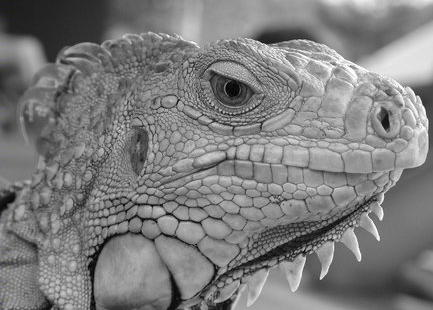
#> input picture ThiGiacMayTinh_Homework/hw2/iguana.png, 433 x 310 px
$ jupyter execute --allow-errors hw2.ipynb   (shell and % lines are left out)   (older library calls are emulated)
#> lines starting #> are read from the running program, lines starting #| are printed output that depends on the picture; after the words box and inside, x2 and y2 are one past the last pixel; in counts of white or black regions, pixels touching at a corner belong together
### ThiGiacMayTinh_Homework/hw2/edge.py
import numpy as np
import scipy
from scipy import signal, ndimage
from skimage import color
from skimage import io
import matplotlib.pyplot as plt

from filter_2 import *


def conv(image, kernel):
    """ An implementation of convolution filter.

    This function uses element-wise multiplication and np.sum()
    to efficiently compute weighted sum of neighborhood at each
    pixel.

    Args:
        image: numpy array of shape (Hi, Wi)
        kernel: numpy array of shape (Hk, Wk)

    Returns:
        out: numpy array of shape (Hi, Wi)
    """
    Hi, Wi = image.shape
    Hk, Wk = kernel.shape
    out = np.zeros((Hi, Wi))

    # For this assignment, we will use edge values to pad the images.
    # Zero padding will make derivatives at the image boundary very big,
    # whereas we want to ignore the edges at the boundary.
    pad_width0 = Hk // 2
    pad_width1 = Wk // 2
    pad_width = ((pad_width0, pad_width0), (pad_width1, pad_width1))

    padded = np.pad(image, pad_width, mode='edge')
    ### YOUR CODE HERE
    out = conv_faster(padded, kernel)
    ### END YOUR CODE

    return out


def gaussian_kernel(size, sigma):
    """ Implementation of Gaussian Kernel.

    This function follows the gaussian kernel formula,
    and creates a kernel matrix.

    Hints:
    - Use np.pi and np.exp to compute pi and exp

    Args:
        size: int of the size of output matrix
        sigma: float of sigma to calculate kernel

    Returns:
        kernel: numpy array of shape (size, size)
    """
#> called with size = 3, sigma = 1

    kernel = np.zeros((size, size))
    k = int((size - 1) / 2)
    ### YOUR CODE HERE
    for i in range(size ):  # do cong thuc toan hoc la i j ma index trong toan hoc la bat dau tu 1 => for 1 to size +1...kernel i-1 j-1 la do index matrix khac voi index math
        for j in range(size ):
            temp = -float(((i - k) ** 2 + (j - k) ** 2)) / (2 * sigma ** 2)
            kernel[i , j ] = (1 / (2 * np.pi * sigma ** 2) * np.exp(temp))

    ### END YOUR CODE
    # print(kernel)
    return kernel


def partial_x(img):
    """ Computes partial x-derivative of input img.

    Hints:
        - You may use the conv function in defined in this file.

    Args:
        img: numpy array of shape (H, W)
    Returns:
        out: x-derivative image
    """
    # img = zero_pad(img, 1, 1)
    out = np.zeros(img.shape)
    # [7 lines of commented-out code are left out]
    kernel=np.array([[0.5,0,-0.5]])
    out=conv(img,kernel)
    # print(out)
    return out


# [49 lines left out: functions partial_y, gradient, not called in this run]


def non_maximum_suppression(G, theta):
    """ Performs non-maximum suppression

    This function performs non-maximum suppression along the direction
    of gradient (theta) on the gradient magnitude image (G).

    Args:
        G: gradient magnitude image with shape of (H, W)
        theta: direction of gradients with shape of (H, W)

    Returns:
        out: non-maxima suppressed image
    """
    H, W = G.shape
    out = np.zeros((H, W))
    # Round the gradient direction to the nearest 45 degrees
    theta = np.floor((theta + 22.5) / 45) * 45
    G = zero_pad(G, 1, 1)
    # print(G)
    ### BEGIN YOUR CODE
    for x in range(H):
        for y in range(W):
            if theta[x][y] == 0:
                out[x, y] = G[x + 1, y + 1] if G[x + 1, y + 1] > G[x + 1, y + 1 + 1] and G[x + 1, y + 1] > G[x + 1, y + 1 - 1] else 0
            if theta[x][y] == 45:
                out[x, y] = G[x + 1, y + 1] if G[x + 1, y + 1] > G[x + 1 + 1, y + 1 - 1] and G[x + 1, y + 1] > G[x + 1 - 1, y + 1 + 1] else 0
            if theta[x][y] == 90:
                out[x, y] = G[x + 1, y + 1] if G[x + 1, y + 1] > G[x - 1 + 1, y + 1] and G[x + 1, y + 1] > G[x + 1 + 1, y + 1] else 0
            if theta[x][y] == 135:
                out[x, y] = G[x + 1, y + 1] if G[x + 1, y + 1] > G[x + 1 - 1, y + 1 - 1] and G[x + 1, y + 1] > G[x + 1 + 1, y + 1 + 1] else 0

    ### END YOUR CODE
    return out


# [33 lines left out: function double_thresholding, not called in this run]


def get_neighbors(y, x, H, W):
    """ Return indices of valid neighbors of (y, x)

    Return indices of all the valid neighbors of (y, x) in an array of
    shape (H, W). An index (i, j) of a valid neighbor should satisfy
    the following:
        1. i >= 0 and i < H
        2. j >= 0 and j < W
        3. (i, j) != (y, x)

    Args:
        y, x: location of the pixel
        H, W: size of the image
    Returns:
        neighbors: list of indices of neighboring pixels [(i, j)]
    """
    neighbors = []

    for i in (y - 1, y, y + 1):
        for j in (x - 1, x, x + 1):
            if i >= 0 and i < H and j >= 0 and j < W:
                if (i == y and j == x):
                    continue
                neighbors.append((i, j))

    return neighbors

def link_edges(strong_edges, weak_edges):
    """ Find weak edges connected to strong edges and link them.

    .
    Iterate over each pixel in strong_edges and perform breadth first
    search across the connected pixels in weak_edges to link them.
    Here we consider a pixel (a, b) is connected to a pixel (c, d)
    if (a, b) is one of the eight neighboring pixels of (c, d)
    Args:
        strong_edges: binary image of shape (H, W)
        weak_edges: binary image of shape (H, W)
    Returns:
        edges: numpy array of shape(H, W)
    """

    H, W = strong_edges.shape
    indice = np.stack(np.nonzero(strong_edges)).T
    # edges = np.zeros((H, W))
    edges=np.copy(strong_edges)

    ### YOUR CODE HERE
    visited=np.zeros((H,W))
    indices=[]
    for xxx in range(len(indice)):
        indices.append(indice[xxx])

    while len(indices)>0:#empty
        top = indices.pop()
        temp=get_neighbors(top[0],top[1],H,W)
        visited[top[0],top[1]]=1
        for t in temp:
            if weak_edges[t[0],t[1]] == 1:
                edges[t[0],t[1]] = 1
                if visited[t[0],t[1]] == 0:
                    indices.append(t)

    ### END YOUR CODE

    return edges

def canny(img, kernel_size=5, sigma=1.4, high=20, low=15):
    """ Implement canny edge detector by calling functions above.

    Args:
        img: binary image of shape (H, W)
        kernel_size: int of size for kernel matrix
        sigma: float for calculating kernel
        high: high threshold for strong edges
        low: low threashold for weak edges
    Returns:
        edge: numpy array of shape(H, W)
    """
    ### YOUR CODE HERE
    kernel = gaussian_kernel(kernel_size, sigma)
    smoothed = conv(img, kernel)#b1 Smoothing
    G,theta = gradient(smoothed)#b2 Finding gradients
    nms = non_maximum_suppression(G, theta) #b3 Non-maximum suppression
    strong_edges, weak_edges = double_thresholding(nms, high, low) #b4 Double thresholding
    edges = link_edges(strong_edges, weak_edges) #b5 Edge tracking by hysterisis
    ### END YOUR CODE

    return edges


# [45 lines left out: function hough_transform, not called in this run]

### ThiGiacMayTinh_Homework/hw2/hw2.ipynb
# Homework 2
*This notebook includes both coding and written questions. Please hand in this notebook file with all the outputs and your answers to the written questions.*

Bạn đã được học qua phương pháp phát hiện đường biên trong phần lý thuyết. Bài tập này sẽ giúp các bạn tự ôn tập và đánh giá về Phát hiện đường biên (Edge Detector) với bộ phương pháp Canny và Biến đổi Hough (Hough Transformation).

[cell 1]
# Setup
import numpy as np
import matplotlib.pyplot as plt
from time import time
from skimage import io

from __future__ import print_function

plt.rcParams['figure.figsize'] = (15.0, 12.0) # set default size of plots
plt.rcParams['image.interpolation'] = 'nearest'
plt.rcParams['image.cmap'] = 'gray'

# for auto-reloading extenrnal modules

print ("Huynh Bao Quoc (B1400516)")
print ("Nguyen Trung Hau (B1400493)")

## Part 1: Canny Edge Detector (85 points)
In this part, you are going to implement Canny edge detector. The Canny edge detection algorithm can be broken down in to five steps:
1. Smoothing
2. Finding gradients
3. Non-maximum suppression
4. Double thresholding
5. Edge tracking by hysterisis

### 1.1 Smoothing (10 points)
#### Implementation (5 points)
We first smooth the input image by convolving it with a Gaussian kernel. The equation for a Gaussian kernel of size $(2k+1)\times(2k+1)$ is given by:

$$h_{ij}=\frac{1}{2\pi\sigma^2}\exp{\Bigl(-\frac{(i-k)^2+(j-k)^2}{2\sigma^2}\Bigr)}, 0\leq i,j < 2k+1$$

Implement **`gaussian_kernel`** in `edge.py` and run the code below.

Làm mịn ảnh bằng bộ lọc Gauss. Hàm Gauss là một hàm liên tục, để có thể chập nó lên ảnh cần phải xấp xỉ (rời rạc hoá) nó. Hãy cài đặt hàm gaussian_kernel trong file `edge.py` để sinh ra một mặt nạ chập tương ứng.

[cell 2]
from edge import conv, gaussian_kernel

# Define 3x3 Gaussian kernel with std = 1
kernel = gaussian_kernel(3, 1)
kernel_test = np.array(
    [[ 0.05854983, 0.09653235, 0.05854983],
     [ 0.09653235, 0.15915494, 0.09653235],
     [ 0.05854983, 0.09653235, 0.05854983]]
)

# Test Gaussian kernel
if not np.allclose(kernel, kernel_test):
    print('Incorrect values! Please check your implementation.')

[cell 3]
# Test with different kernel_size and sigma
kernel_size = 5
sigma = 1.4

# Load image
img = io.imread('iguana.png', as_grey=True)
#> img: shape (310, 433) float64; min 0, max 1, mean 0.492

# Define 5x5 Gaussian kernel with std = sigma
kernel = gaussian_kernel(kernel_size, sigma)

# Convolve image with kernel to achieve smoothed effect
#> (the rest of this cell did not finish here and is left out)

#> in conv, `padded = np.pad(image, pad_width, mode='edge')`:
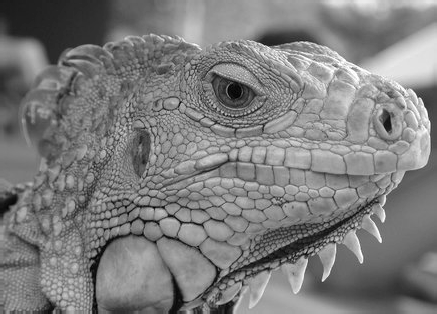
#> padded: shape (314, 437) float64; min 0, max 1, mean 0.491

plt.subplot(1,2,1)
plt.imshow(img)
plt.title('Original image')
plt.axis('off')

plt.subplot(1,2,2)
plt.imshow(smoothed)
plt.title('Smoothed image')
plt.axis('off')

plt.show()

#### Question (5 points)
What is the effect of the kernel_size and sigma?

- kernel_size kích cở mặt nạ chập gausian càng lớn và sigma càng tăng thì ảnh càng được làm mịn

### 1.2 Finding gradients (15 points)
The gradient of a 2D scalar function $I:\mathbb{R}^2\rightarrow{\mathbb{R}}$ in Cartesian coordinate is defined by:

$$\nabla{I(x,y)}=\bigl[\frac{\partial{I}}{\partial{x}},\frac{\partial{I}}{\partial{y}}\bigr],$$

where

$$
\frac{\partial{I(x,y)}}{\partial{x}}=\lim_{\Delta{x}\to{0}}\frac{I(x+\Delta{x},y)-I(x,y)}{\Delta{x}} \\
\frac{\partial{I(x,y)}}{\partial{y}}=\lim_{\Delta{y}\to{0}}\frac{I(x,y+\Delta{y})-I(x,y)}{\Delta{y}}.
$$

In case of images, we can approximate the partial derivatives by taking differences at one pixel intervals:

$$
\frac{\partial{I(x,y)}}{\partial{x}}\approx{\frac{I(x+1,y)-I(x-1,y)}{2}} \\
\frac{\partial{I(x,y)}}{\partial{y}}\approx{\frac{I(x,y+1)-I(x,y-1)}{2}}
$$

Note that the partial derivatives can be computed by convolving the image $I$ with some appropriate kernels $D_x$ and $D_y$:

$$
\frac{\partial{I}}{\partial{x}}\approx{I*D_x}=G_x \\
\frac{\partial{I}}{\partial{y}}\approx{I*D_y}=G_y
$$

#### Implementation (5 points)
Find the kernels $D_x$ and $D_y$ and implement **`partial_x`** and **`partial_y`** using `conv` defined in `edge.py`.

*-Hint: Remeber that convolution flips the kernel.*

[cell 4]
from edge import partial_x, partial_y

# Test input
I = np.array(
    [[0, 0, 0],
     [0, 1, 0],
     [0, 0, 0]]
)

# Expected outputs
I_x_test = np.array(
    [[ 0, 0, 0],
     [ 0.5, 0, -0.5],
     [ 0, 0, 0]]
)

I_y_test = np.array(
    [[ 0, 0.5, 0],
     [ 0, 0, 0],
     [ 0, -0.5, 0]]
)

# Compute partial derivatives
#> (the rest of this cell did not finish here and is left out)

#> (a cell that did not finish here is left out)

#### Question (5 points)
What is the reason for performing smoothing prior to computing the gradients?

- Vì ảnh đầu vào có thể sẽ bị nhiễu cho nên phải làm mịn sau đó tính đạo hàm sẽ có 1 outp

#### Implementation (5 points)
Now, we can compute the magnitude and direction of gradient with the two partial derivatives:

$$
G = \sqrt{G_{x}^{2}+G_{y}^{2}} \\
\Theta = arctan\bigl(\frac{G_{y}}{G_{x}}\bigr)
$$

Implement **`gradient`** in `edge.py` which takes in an image and outputs $G$ and $\Theta$.

*-Hint: Use np.arctan2 to compute $\Theta$.*

[cell 6]
from edge import gradient

#> (the rest of this cell did not finish here and is left out)

### 1.3 Non-maximum suppression (15 points)
You should be able to note that the edges extracted from the gradient of the smoothed image is quite thick and blurry. The purpose of this step is to convert the "blurred" edges into "sharp" edges. Basically, this is done by preserving all local maxima in the gradient image and discarding everything else. The algorithm is for each pixel (x,y) in the gradient image:
1. Round the gradient direction $\Theta[y,x]$ to the nearest 45 degrees, corresponding to the use of an 8-connected neighbourhood.

2. Compare the edge strength of the current pixel with the edge strength of the pixel in the positive and negative gradient direction. For example, if the gradient direction is south (theta=90), compare with the pixels to the north and south.

3. If the edge strength of the current pixel is the largest; preserve the value of the edge strength. If not, suppress (i.e. remove) the value.

Implement **`non_maximum_suppression`** in `edge.py`

Loại bỏ các điểm không phải là cự trị.
Làm tròn các hướng đến $45^o$ về 1 trong 8 hướng (0, 45, 90, 135, 180, 225, 270, 315), tương ứng với 8 lân cận của 1 pixel.

So sánh giá trị của pixel hiện tại với 2 pixel trước và sau theo hướng của gradient.

Giữ lại nó nếu nó có độ lớn lớn nhất trong 3 pixel.

[cell 7]
from edge import non_maximum_suppression

# Test input
g = np.array(
    [[0.4, 0.5, 0.6],
     [0.3, 0.5, 0.7],
     [0.4, 0.5, 0.6]]
)

# Print out non-maximum suppressed output
# varying theta
#> (the rest of this cell did not finish here and is left out)

#> (a cell that did not finish here is left out)

### 1.4 Double Thresholding (20 points)

The edge-pixels remaining after the non-maximum suppression step are (still) marked with their strength pixel-by-pixel. Many of these will probably be true edges in the image, but some may be caused by noise or color variations, for instance, due to rough surfaces. The simplest way to discern between these would be to use a threshold, so that only edges stronger that a certain value would be preserved. The Canny edge detection algorithm uses double thresholding. Edge pixels stronger than the high threshold are marked as strong; edge pixels weaker than the low threshold are suppressed and edge pixels between the two thresholds are marked as weak.

Implement **`double_thresholding`** in `edge.py`

[cell 9]
from edge import double_thresholding
low_threshold = 0.02
high_threshold = 0.03

#> (the rest of this cell did not finish here and is left out)

### 1.5 Edge tracking (15 points)

Strong edges are interpreted as “certain edges”, and can immediately be included in the final edge image. Weak edges are included if and only if they are connected to strong edges. The logic is of course that noise and other small variations are unlikely to result in a strong edge (with proper adjustment of the threshold levels). Thus strong edges will (almost) only be due to true edges in the original image. The weak edges can either be due to true edges or noise/color variations. The latter type will probably be distributed in dependently of edges on the entire image, and thus only a small amount will be located adjacent to strong edges. Weak edges due to true edges are much more likely to be connected directly to strong edges.

Implement **`link_edges`** in `edge.py`

[cell 10]
from edge import get_neighbors, link_edges

test_strong = np.array(
    [[1, 0, 0, 0],
     [0, 0, 0, 0],
     [0, 0, 0, 0],
     [0, 0, 0, 1]]
)
test_weak = np.array(
    [[0, 0, 0, 1],
     [0, 1, 0, 0],
     [1, 0, 0, 0],
     [0, 0, 1, 0]]
)

test_linked = link_edges(test_strong, test_weak)

plt.subplot(1, 3, 1)
plt.imshow(test_strong)
plt.title('Strong edges')

plt.subplot(1, 3, 2)
plt.imshow(test_weak)
plt.title('Weak edges')

plt.subplot(1, 3, 3)
plt.imshow(test_linked)
plt.title('Linked edges')
plt.show()
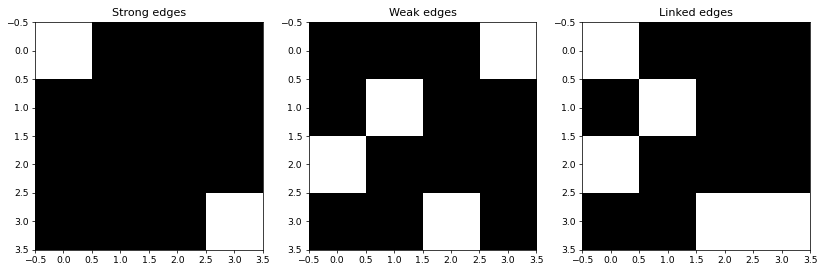
#> figure drawn by matplotlib, 3 panels

#> (a cell that did not finish here is left out)

### 1.6 Canny edge detector
Implement **`canny`** in `edge.py` using the functions you have implemented so far. Test edge detector with different parameters.

Here is an example of the output:

[cell 12]
from edge import canny

# Load image
img = io.imread('iguana.png', as_grey=True)

# Run Canny edge detector
#> (the rest of this cell did not finish here and is left out)

print (edges.shape)
plt.imshow(edges)
plt.axis('off')
plt.show()

### 1.7 Question (10 points)

**(a)** Suppose that the Canny edge detector successfully detects an edge in an image. The edge (see the figure above) is then rotated by θ, where the relationship between a point on the original edge $(x, y)$ and a point on the rotated edge $(x', y')$ is defined as

$$
x'=x\cos{\theta}\\
y'=x\sin{\theta}
$$

Will the rotated edge be detected using the same Canny edge detector? Provide either a mathematical proof or a counter example.

*-Hint: The detection of an edge by the Canny edge detector depends only on the magnitude of its derivative. The derivative at point (x, y) is determined by its components along the x and y directions. Think about how these magnitudes have changed because of the rotation.*

**Your Answer:** Write your solution in this markdown cell.

**(b)** After running the Canny edge detector on an image, you notice that long edges are broken into short segments separated by gaps. In addition, some spurious edges appear. For each of the two thresholds (low and high) used in hysteresis thresholding, explain how you would adjust the threshold (up or down) to address both problems. Assume that a setting exists for the two thresholds that produces the desired result. Briefly explain your answer.

**Your Answer:** Write your solution in this markdown cell.

### Extra Credit: Optimizing Edge Detector
One way of evaluating an edge detector is to compare detected edges with manually specified ground truth edges. Here, we use precision, recall and F1 score as evaluation metrics. We provide you 40 images of objects with ground truth edge annotations. Run the code below to compute precision, recall and F1 score over the entire set of images. Then, tweak the parameters of the Canny edge detector to get as high F1 score as possible. You should be able to achieve F1 score higher than 0.31 by carefully setting the parameters.

[cell 13]
from os import listdir
from itertools import product

# Define parameters to test
sigmas = []
highs = []
lows = []

for sigma, high, low in product(sigmas, highs, lows):

    print("sigma={}, high={}, low={}".format(sigma, high, low))
    n_detected = 0.0
    n_gt = 0.0
    n_correct = 0.0

    for img_file in listdir('images/objects'):
        img = io.imread('images/objects/'+img_file, as_grey=True)
        gt = io.imread('images/gt/'+img_file+'.gtf.pgm', as_grey=True)

        mask = (gt != 5) # 'don't' care region
        gt = (gt == 0) # binary image of GT edges

        edges = canny(img, kernel_size=5, sigma=sigma, high=high, low=low)
        edges = edges * mask

        n_detected += np.sum(edges)
        n_gt += np.sum(gt)
        n_correct += np.sum(edges * gt)

    p_total = n_correct / n_detected
    r_total = n_correct / n_gt
    f1 = 2 * (p_total * r_total) / (p_total + r_total)
    print('Total precision={:.4f}, Total recall={:.4f}'.format(p_total, r_total))
    print('F1 score={:.4f}'.format(f1))

## Part2: Lane Detection (15 points)

In this section we will implement a simple lane detection application using Canny edge detector and Hough transform.
Here are some example images of how your final lane detector will look like.

The algorithm can broken down into the following steps:
1. Detect edges using the Canny edge detector.
2. Extract the edges in the region of interest (a triangle covering the bottom corners and the center of the image).
3. Run Hough transform to detect lanes.

### 2.1 Edge detection
Lanes on the roads are usually thin and long lines with bright colors. Our edge detection algorithm by itself should be able to find the lanes pretty well. Run the code cell below to load the example image and detect edges from the image.

[cell 14]
from edge import canny

# Load image
img = io.imread('road.jpg', as_grey=True)
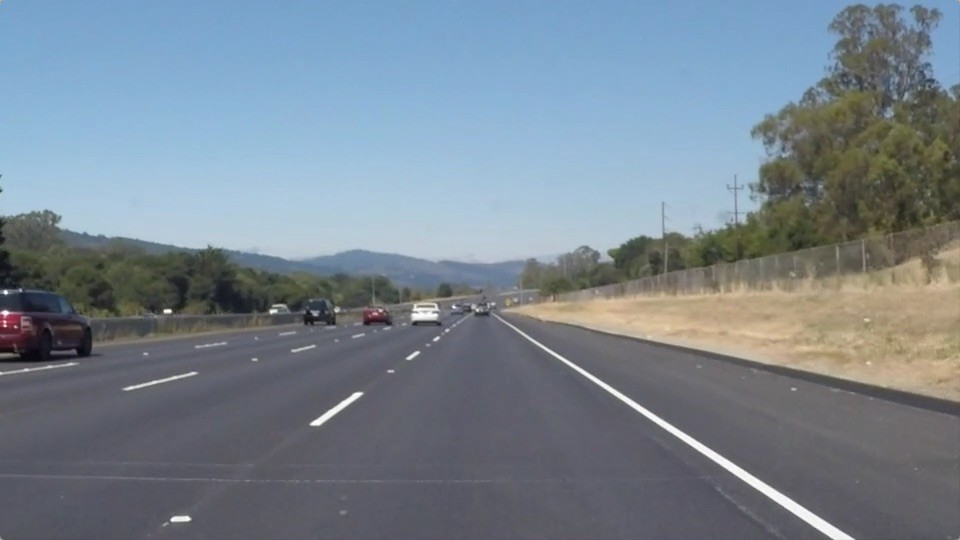
#> input picture ThiGiacMayTinh_Homework/hw2/road.jpg, 960 x 540 px
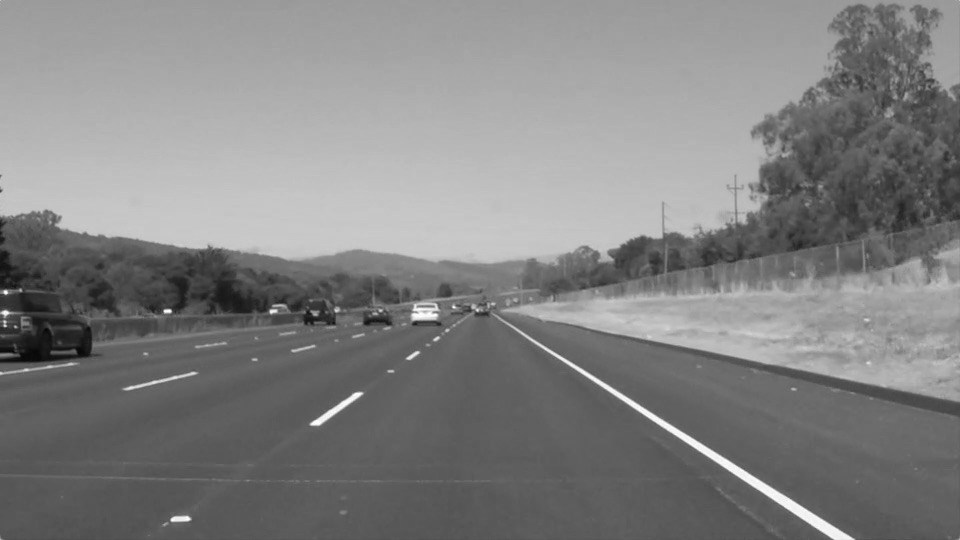
#> img: shape (540, 960) float64; min 0.0195, max 1, mean 0.513

# Run Canny edge detector
#> (the rest of this cell did not finish here and is left out)


plt.subplot(211)
plt.imshow(img)
plt.axis('off')
plt.title('Input Image')

plt.subplot(212)
plt.imshow(edges)
plt.axis('off')
plt.title('Edges')
plt.show()

### 2.2 Extracting region of interest (ROI)
We can see that the Canny edge detector could find the edges of the lanes. However, we can also see that there are edges of other objects that we are not interested in. Given the position and orientation of the camera, we know that the lanes will be located in the lower half of the image. The code below defines a binary mask for the ROI and extract the edges within the region.

[cell 15]
H, W = img.shape
#> H = 540; W = 960

# Generate mask for ROI (Region of Interest)
mask = np.zeros((H, W))
for i in range(H):
    for j in range(W):
        if i > (H / W) * j and i > -(H / W) * j + H:
            mask[i, j] = 1
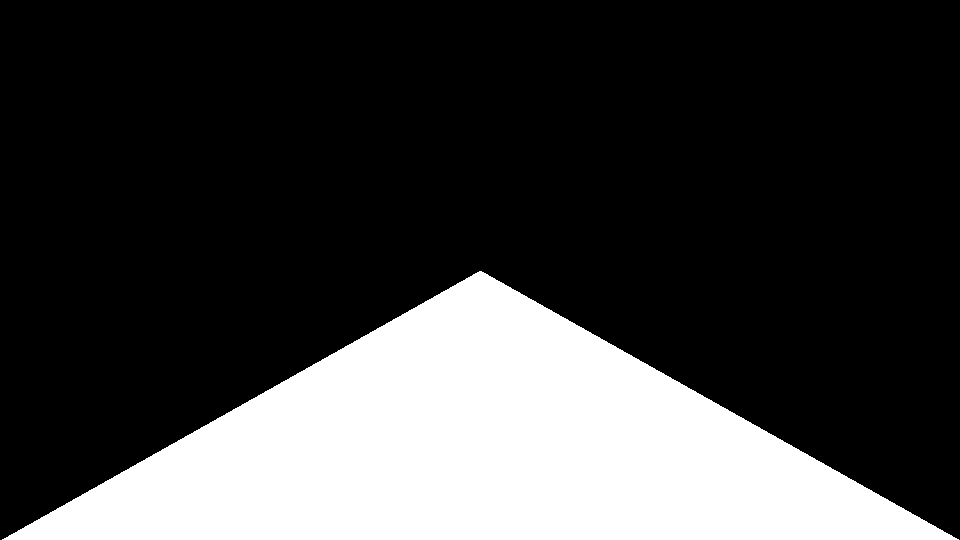
#> mask: shape (540, 960) float64; values 0 (black) and 1 (white), 24.9% white; 1 white region, box (x1, y1, x2, y2) and area: (2, 271, 959, 540) 129091

# Extract edges in ROI
#> (the rest of this cell did not finish here and is left out)
